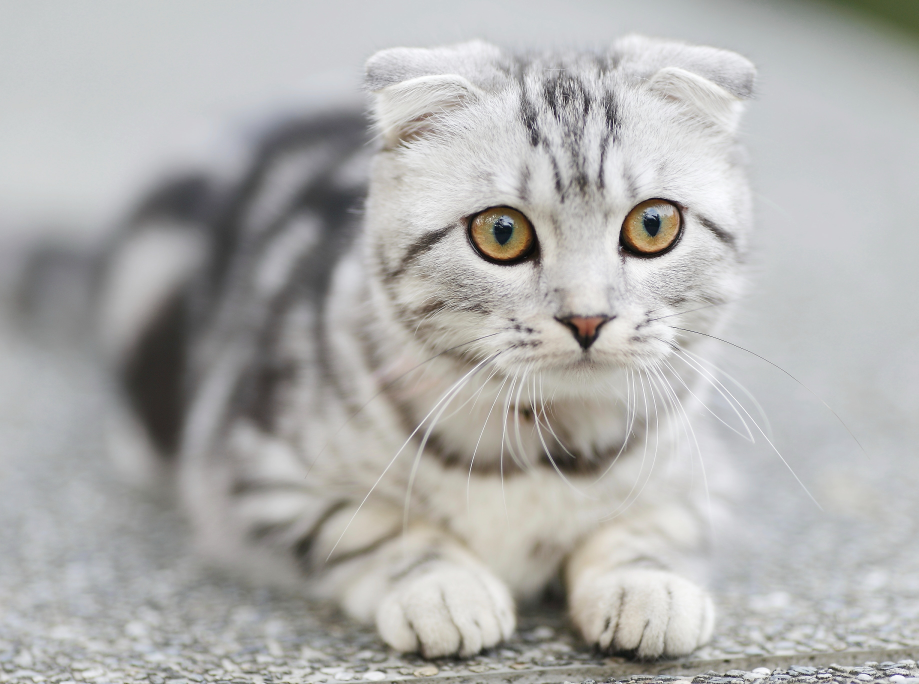
#> input picture catimg.jpg, 3674 x 2736 px (shown at 1/4 size)
$ python img_to_cartoon.py
#> lines starting #> are read from the running program, lines starting #| are printed output that depends on the picture; after the words box and inside, x2 and y2 are one past the last pixel; in counts of white or black regions, pixels touching at a corner belong together
import cv2
import numpy as np

img = cv2.imread("catimg.jpg")
#> img is the input picture: shape (2736, 3674, 3); mean B, G, R 174, 175.6, 176.1
img = cv2.resize(img, (600, 600))
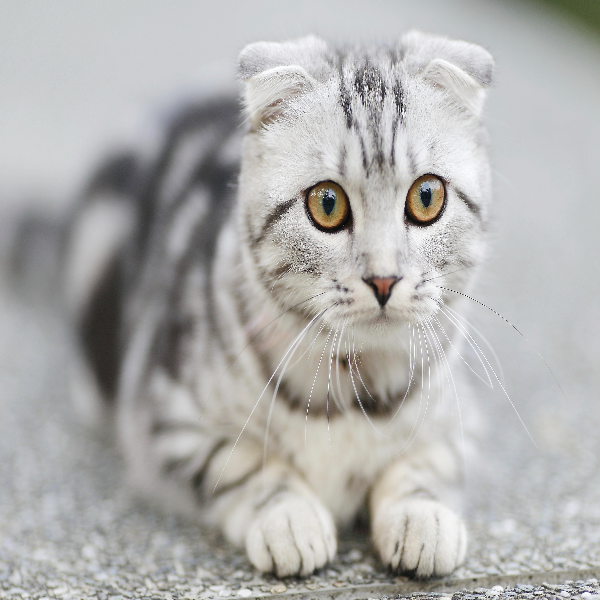
#> img: shape (600, 600, 3); mean B, G, R 173.9, 175.5, 176
gray = cv2.cvtColor(img, cv2.COLOR_BGR2GRAY)
gray = cv2.medianBlur(gray, 5)
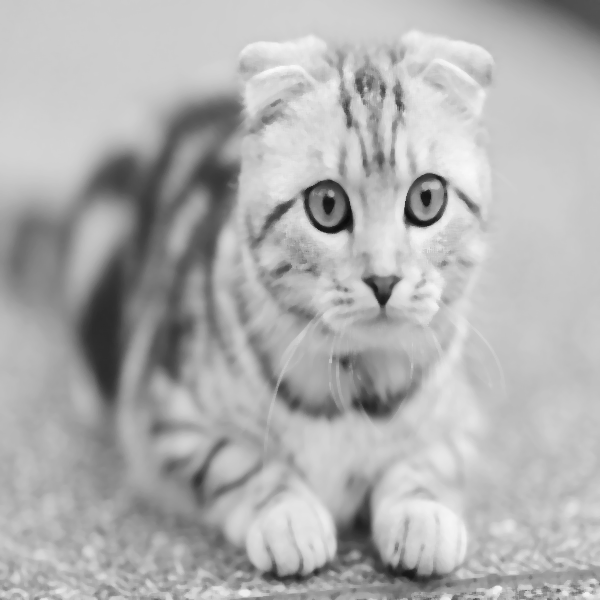
#> gray: shape (600, 600); min 12, max 249, mean 175.7
edges = cv2.adaptiveThreshold(gray, 255,
                              cv2.ADAPTIVE_THRESH_MEAN_C,
                              cv2.THRESH_BINARY, 9, 9)
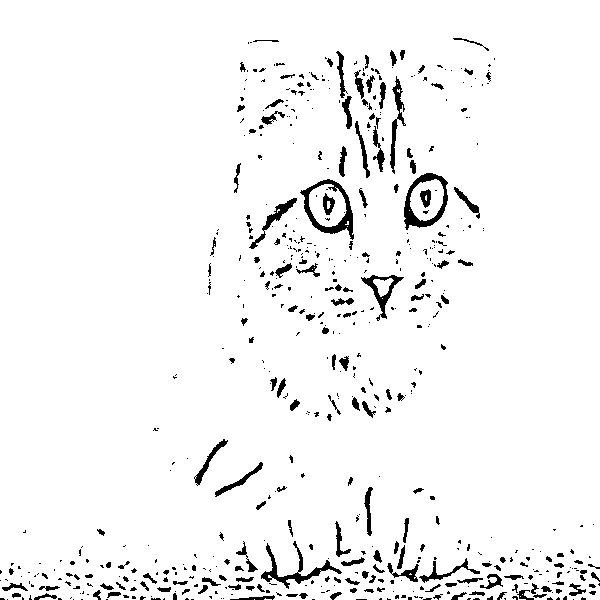
#> edges: shape (600, 600); 95.7% white; 578 black regions (398 under 20 px), largest, box (x1, y1, x2, y2) and area: (300, 179, 354, 240) 881, (404, 173, 448, 230) 806, (261, 541, 342, 589) 714

color = cv2.bilateralFilter(img, 9, 250, 250)
cartoon = cv2.bitwise_and(color, color, mask=edges)
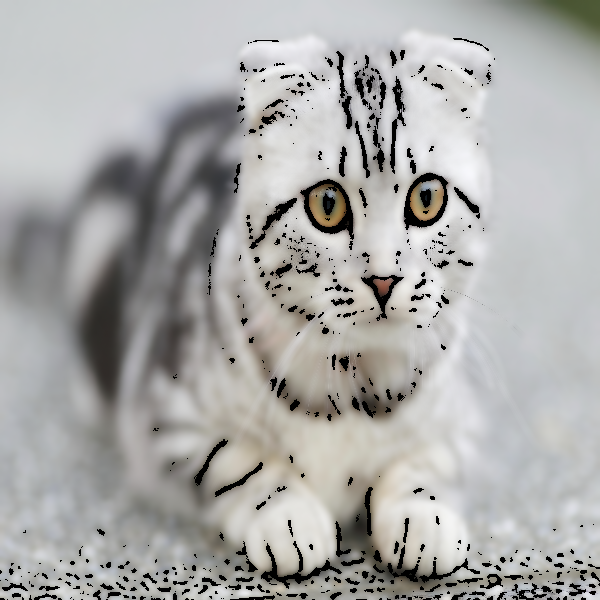
#> cartoon: shape (600, 600, 3); mean B, G, R 168.6, 170, 170.3

cv2.imshow("Image", img)
cv2.imshow("Edges", edges)
cv2.imshow("Cartoon", cartoon)
cv2.waitKey(0)
cv2.destroyAllWindows()
